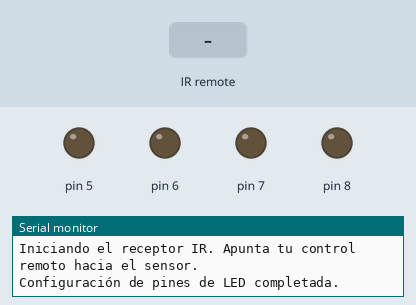
Simulated run of this sketch. Board: Arduino Uno, built with avr-gcc and run on an emulated ATmega328P. Parts: output pins drawn as LEDs (lit = HIGH), the last lines printed to the serial monitor. Inputs (shaded band) come from the test bench.

Above: at 1.2 s.
1.3 s: infrared code 0x810 received
At 2.4 s:
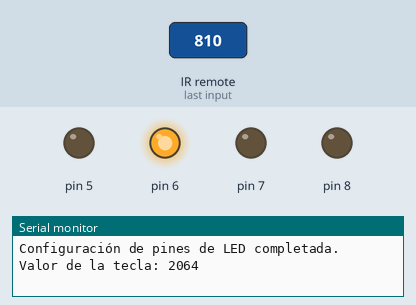
2.8 s: infrared code 0x410 received
At 3.6 s:
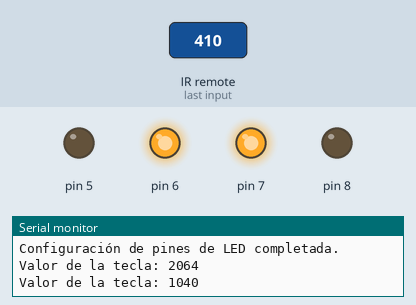
4.3 s: infrared code 0xC10 received
At 4.7 s:
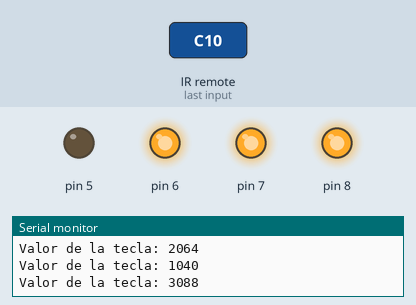
5.8 s: infrared code 0xA10 received
At 7.0 s:
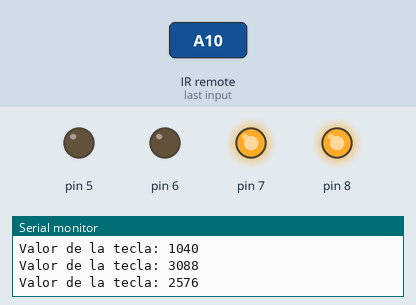
7.3 s: infrared code 0x610 received
At 8.2 s:
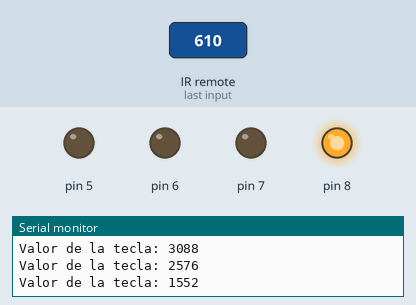
8.8 s: infrared code 0xD10 received
At 9.3 s:
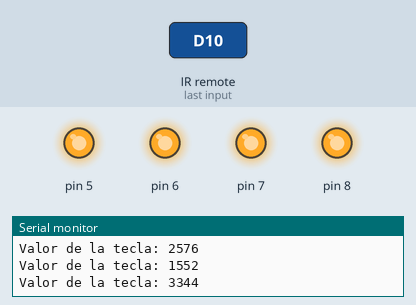
Timing chart, 0 to 11.3 s (numbered marks = the images above; inputs shaded):
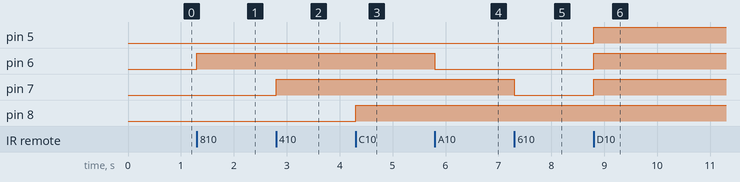

Measured:
- after the input at 1.3 s, pin 6: LOW → HIGH at once
- after the input at 2.8 s, pin 7: LOW → HIGH at once
- after the input at 4.3 s, pin 8: LOW → HIGH at once
- after the input at 5.8 s, pin 6: HIGH → LOW at once
- after the input at 7.3 s, pin 7: HIGH → LOW at once
- after the input at 8.8 s, pin 5–7: LOW → HIGH at once

The sketch:

Control_infrarojo.ino
```cpp
// #include <IRremote.hpp>
#include <IRremote.h>

// COntrol Remoto IR
// D2 - sensor ir
// D5 - red1
// D6 - red2
// D7 - blue 1
// D8 - blue 2
// D9 - yellw 1
// D10 - yellw 2

int receptor_sensor = 2;
IRrecv irrecv(receptor_sensor);
decode_results codigo;

int led_red = 5;
int led_red2 = 6;
int led_blue = 7;
int led_blue2 = 8;


void setup() {
  Serial.begin(9600);
  // put your setup code here, to run once:
  // Configuracion de leds
  for (int i = led_red; i <= led_blue2; i++) {
    pinMode(i, OUTPUT);
  }

  // Inicializa receptor
  irrecv.enableIRIn();
  Serial.println("Iniciando el receptor IR. Apunta tu control remoto hacia el sensor.");
  Serial.println("Configuración de pines de LED completada.");
}

void loop() {
  // put your main code here, to run repeatedly:
  // Serial.print("hoola: ");
  if (irrecv.decode(&codigo)) {
    // Serial.print(results.value);
    // test
    Serial.print("Valor de la tecla: ");
    Serial.println(codigo.value, DEC);
    switch (codigo.value) {
      case 16:
      // red 1
        encender_led(5);
        break;

      case 2064:
      // red 2
        encender_led(6);
        break;

      case 1040:
      // blue
        encender_led(7);
        break;

      case 3088:
      // blue 2
        encender_led(8);
        break;

        case 528:
      // red 1 apaga led
        apagar_led(5);
        break;

      case 2576:
      // red 2
        apagar_led(6);
        break;

      case 1552:
      // blue
        apagar_led(7);
        break;

      case 3600:
      // blue 2
        apagar_led(8);
        break;

      case 1680:
      // apagar todos
        apagar_todos();
        break;

      case 3344:
      // encender todos
        encender_all_Led();
        break;

      default:
        break;
    }
    delay(500);
    irrecv.resume();  // Recibe siguiente valor
  }
}

void encender_led(int pin) {
  digitalWrite(pin, HIGH);
}

void apagar_led(int pin) {
  digitalWrite(pin, LOW);
}

void encender_all_Led() {
  for (int i = led_red; i <= led_blue2; i++) {
    digitalWrite(i, HIGH);
  }
}

void apagar_todos() {
  for (int i = led_red; i <= led_blue2; i++) {
    digitalWrite(i, LOW);
  }
}
```
